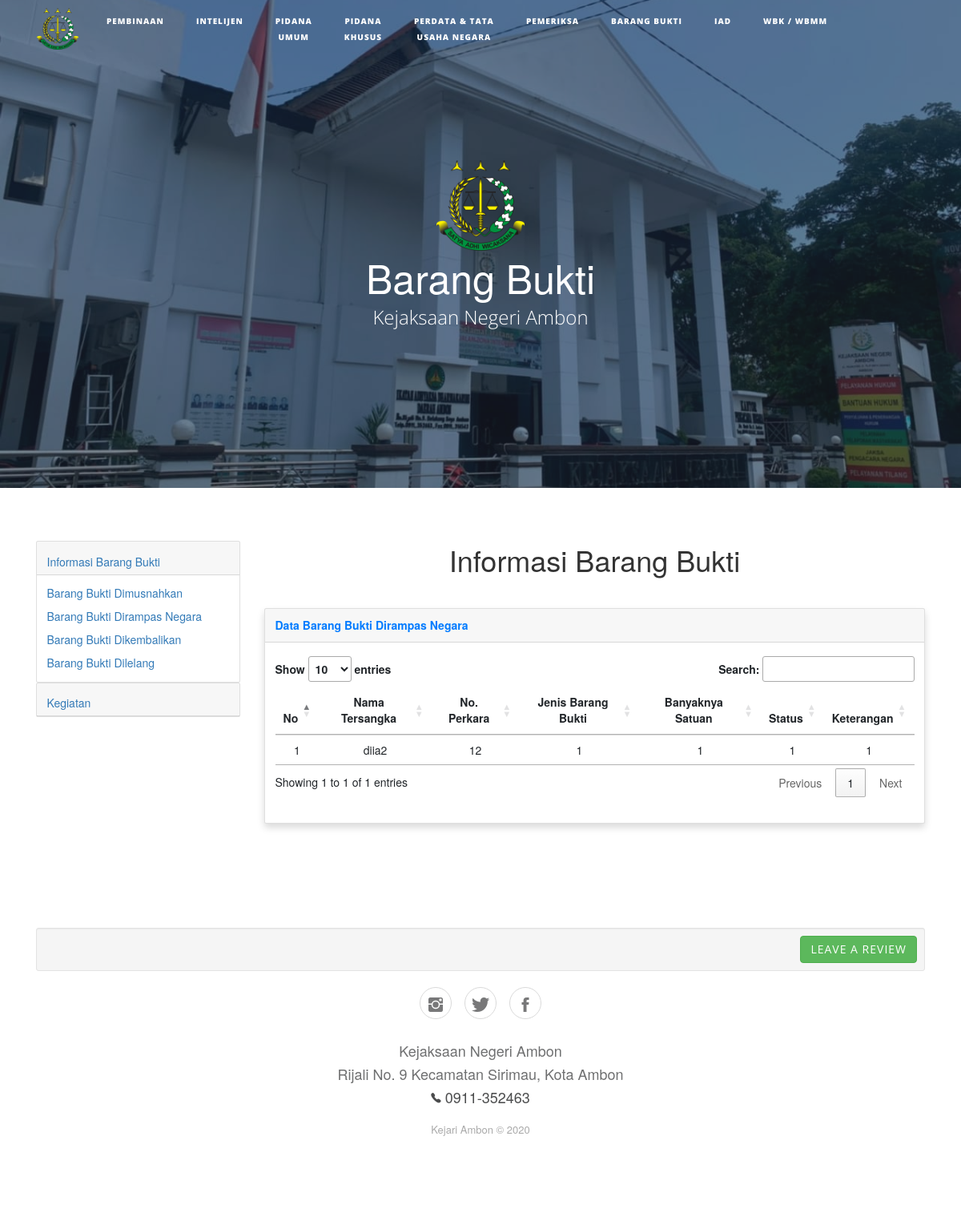
Screenshot of /index.php/barangbukti/dirampas with the database file from the repository.
### tables this page shows
CREATE TABLE `barang_bukti` (
  `id_bb` int(11) NOT NULL,
  `tersangka` varchar(50) NOT NULL,
  `no_perkara` varchar(50) NOT NULL,
  `jenis` varchar(50) NOT NULL,
  `jumlah` int(255) NOT NULL,
  `status` varchar(50) NOT NULL,
  `keterangan` varchar(255) NOT NULL,
  `kategori` varchar(255) NOT NULL
);

### application/controllers/Barangbukti.php (called while the page is built, shortened)
<?php
class Barangbukti extends CI_Controller {
	public function dirampas()
	{$this->db->select('*');
		$this->db->from('barang_bukti');
		$this->db->where("kategori","rampas");
		$query2=$this->db->get();
		$data2['rampas'] = $query2->result_array();
		$this->load->view('/user/_bb2.php',$data2);
	}
}

### index.php (called while the page is built, shortened)
<?php
require_once BASEPATH.'core/CodeIgniter.php';

### application/views/user/_bb2.php (the view, shortened to what this page needs)
<?php
  include 'header.php' ?>
<header class="masthead" style="background-image:url('<?= base_url('assets'); ?>/img/home.jpeg');">
    <div class="container">
        <div class="row">
            <div class="col-md-10 col-lg-8 mx-auto">
                <div class="site-heading">
                    <img class="mb-2" src="<?= base_url('assets'); ?>/img/jaksa.png" height="15%" width="15%">
                    <h1 style="font-size: 50px;">Barang Bukti</h1><span class="subheading">Kejaksaan Negeri Ambon</span>
                </div>
            </div>
        </div>
    </div>
</header>
<div class="container">
    <div class="row">
        <div class="col col-md-3 col-lg-3">
            <div role="tablist" id="accordion-1" style="margin-top: 16px;">
                <div class="card">
                    <div class="card-header" role="tab">
                        <h5 class="mb-0"><a data-toggle="collapse" aria-expanded="false" aria-controls="accordion-1 .item-1" href="#accordion-1 .item-1" style="font-size: 14px;">Informasi Barang Bukti</a></h5>
                    </div>
                    <div class="collapse show item-1" role="tabpanel" data-parent="#accordion-1">
                        <div class="card-body">
                            <a href="<?= base_url('barangbukti'); ?>">
                                <p class="card-text" style="font-size: 14px;margin-top: 0px;margin-bottom: 0px;">Barang Bukti Dimusnahkan</p>
                            </a>
                            <a href="<?= base_url('barangbukti/dirampas'); ?>">
                                <p class="card-text" style="font-size: 14px;margin-top: 8px;margin-bottom: 0px;">Barang Bukti Dirampas Negara</p>
                            </a>
                            <a href="<?= base_url('barangbukti/kembali'); ?>">
                                <p class="card-text" style="font-size: 14px;margin-top: 8px;margin-bottom: 0px;">Barang Bukti Dikembalikan</p>
                            </a>
                            <a href="<?= base_url('barangbukti/lelang'); ?>">
                                <p class="card-text" style="font-size: 14px;margin-top: 8px;margin-bottom: 0px;">Barang Bukti Dilelang</p>
                            </a>
                        </div>
                    </div>
                </div>
                <div class="card">
                    <div class="card-header" role="tab">
                        <h5 class="mb-0"><a data-toggle="collapse" aria-expanded="true" aria-controls="accordion-1 .item-2" href="#accordion-1 .item-2" style="font-size: 14px;">Kegiatan</a></h5>
                    </div>
                </div>
            </div>
        </div>
        <div class="col col-md-6 col-lg-9">
            <h1 style="text-align: center; margin-bottom: 40px;">Informasi Barang Bukti</h1>
            <div class="card shadow" style="margin-top: 10px;">
                <div class="card-header py-3">
                    <p class="text-primary m-0 font-weight-bold">Data Barang Bukti Dirampas Negara</p>
                </div>
                <div class="card-body">
                    <div class="table-responsive table mt-2" id="dataTable" role="grid" aria-describedby="dataTable_info">
                        <table class="table dataTable my-0" id="myTable">
                            <thead>
                                <tr>
                                    <th>No</th>
                                    <th>
                                        <center>Nama Tersangka</center>
                                    </th>
                                    <th>
                                        <center>No. Perkara</center>
                                    </th>
                                    <th>
                                        <center>Jenis Barang Bukti</center>
                                    </th>
                                    <th>
                                        <center>Banyaknya Satuan</center>
                                    </th>
                                    <th>
                                        <center>Status</center>
                                    </th>
                                    <th>
                                        <center>Keterangan</center>
                                    </th>
                                </tr>
                            </thead>
                            <tbody>
                            <?php $i = 1; ?>
                                <?php foreach ($rampas as $data) : ?>
                                    <tr>
                                        <td>
                                            <center><?= $i; ?></center>
                                        </td>
                                        <td>
                                            <center><?= $data['tersangka']; ?></center>
                                        </td>
                                        <td>
                                            <center><?= $data['no_perkara']; ?></center>
                                        </td>
                                        <td>
                                            <center><?= $data['jenis']; ?></center>
                                        </td>
                                        <td>
                                            <center><?= $data['jumlah']; ?></center>
                                        </td>
                                        <td>
                                            <center><?= $data['status']; ?></center>
                                        </td>
                                         <td>
                                            <center><?= $data['keterangan']; ?></center>
                                        </td>
                                    </tr>
                                    <?php $i++; ?>
                                <?php endforeach; ?>
                            </tbody>
                        </table>
                    </div>
                </div>
            </div>
        </div>
    </div>
</div>
<?php
  include 'footer.php' ?>

### rows the page displays
barang_bukti: tersangka "diia2", no_perkara "12", jenis "1", jumlah "1", status "1", keterangan "1"
